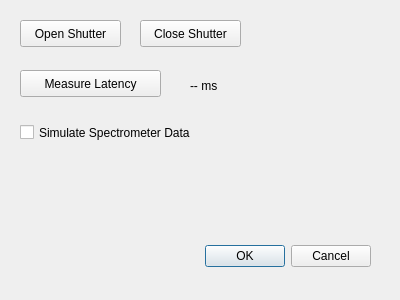
<?xml version="1.0" encoding="UTF-8"?>
<ui version="4.0">
 <class>ShutterDialog</class>
 <widget class="QDialog" name="ShutterDialog">
  <property name="geometry">
   <rect>
    <x>0</x>
    <y>0</y>
    <width>400</width>
    <height>300</height>
   </rect>
  </property>
  <property name="windowTitle">
   <string>Dialog</string>
  </property>
  <widget class="QDialogButtonBox" name="buttonBox">
   <property name="geometry">
    <rect>
     <x>30</x>
     <y>240</y>
     <width>341</width>
     <height>32</height>
    </rect>
   </property>
   <property name="orientation">
    <enum>Qt::Horizontal</enum>
   </property>
   <property name="standardButtons">
    <set>QDialogButtonBox::Cancel|QDialogButtonBox::Ok</set>
   </property>
  </widget>
  <widget class="QPushButton" name="MeasureLatencyBtn">
   <property name="geometry">
    <rect>
     <x>20</x>
     <y>70</y>
     <width>141</width>
     <height>27</height>
    </rect>
   </property>
   <property name="text">
    <string>Measure Latency</string>
   </property>
  </widget>
  <widget class="QLabel" name="LatencyResultLabel">
   <property name="geometry">
    <rect>
     <x>190</x>
     <y>70</y>
     <width>101</width>
     <height>31</height>
    </rect>
   </property>
   <property name="text">
    <string>-- ms</string>
   </property>
  </widget>
  <widget class="QCheckBox" name="SimulateData">
   <property name="geometry">
    <rect>
     <x>20</x>
     <y>120</y>
     <width>231</width>
     <height>25</height>
    </rect>
   </property>
   <property name="text">
    <string>Simulate Spectrometer Data</string>
   </property>
  </widget>
  <widget class="QPushButton" name="ShutterOpen">
   <property name="geometry">
    <rect>
     <x>20</x>
     <y>20</y>
     <width>101</width>
     <height>27</height>
    </rect>
   </property>
   <property name="text">
    <string>Open Shutter</string>
   </property>
  </widget>
  <widget class="QPushButton" name="ShutterClose">
   <property name="geometry">
    <rect>
     <x>140</x>
     <y>20</y>
     <width>101</width>
     <height>27</height>
    </rect>
   </property>
   <property name="text">
    <string>Close Shutter</string>
   </property>
  </widget>
 </widget>
 <resources/>
 <connections>
  <connection>
   <sender>buttonBox</sender>
   <signal>accepted()</signal>
   <receiver>ShutterDialog</receiver>
   <slot>accept()</slot>
   <hints>
    <hint type="sourcelabel">
     <x>248</x>
     <y>254</y>
    </hint>
    <hint type="destinationlabel">
     <x>157</x>
     <y>274</y>
    </hint>
   </hints>
  </connection>
  <connection>
   <sender>buttonBox</sender>
   <signal>rejected()</signal>
   <receiver>ShutterDialog</receiver>
   <slot>reject()</slot>
   <hints>
    <hint type="sourcelabel">
     <x>316</x>
     <y>260</y>
    </hint>
    <hint type="destinationlabel">
     <x>286</x>
     <y>274</y>
    </hint>
   </hints>
  </connection>
 </connections>
</ui>
